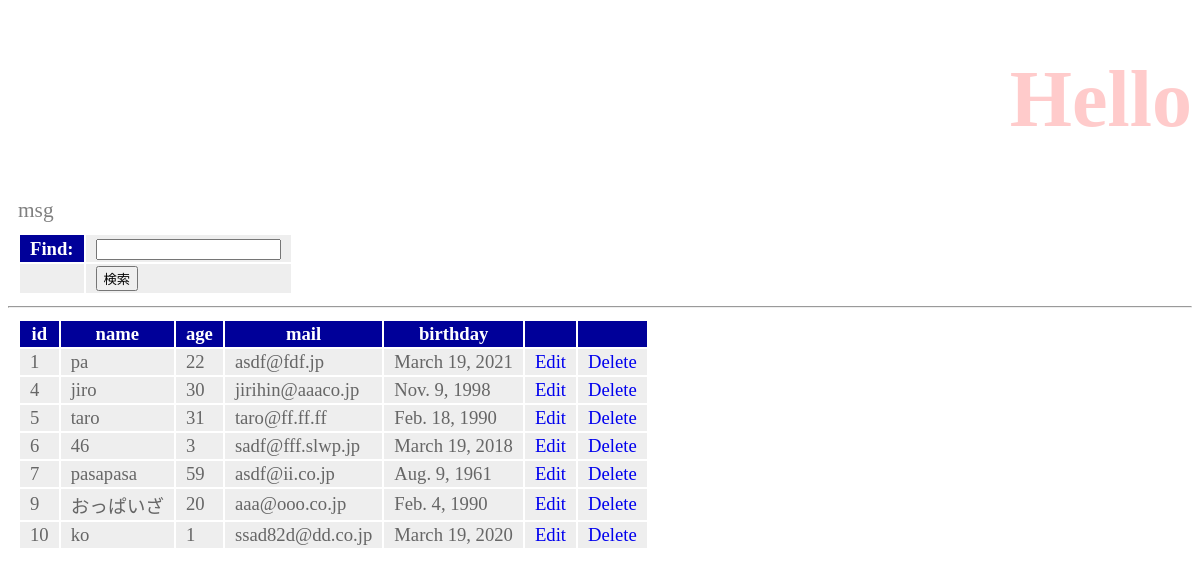
/training/find, run on an earlier commit of the app's database.
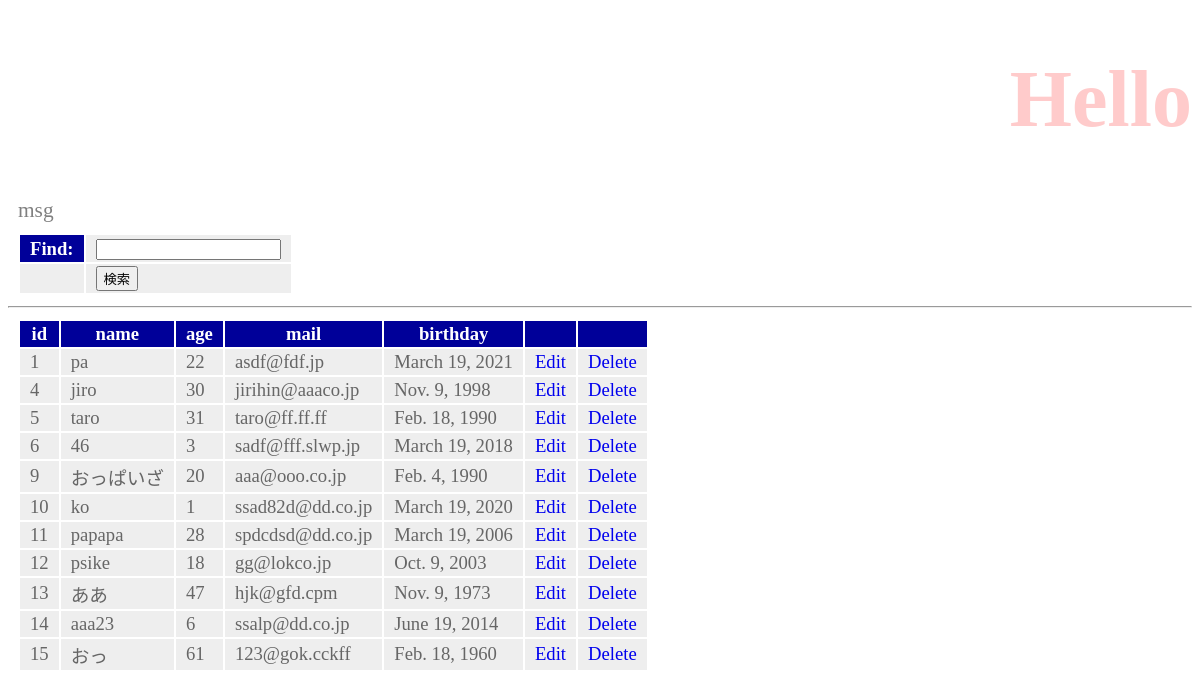
And on a later commit of the database.
### db_training/models.py (models this page shows, shortened)
class Friend(models.Model):
    name = models.CharField(max_length=10)
    mail = models.EmailField(max_length=100, validators=[
        RegexValidator(r'^[a-zA-Z0-9_.+-]+@([a-zA-Z0-9][a-zA-Z0-9-]*[a-zA-Z0-9]*\.)+[a-zA-Z]{2,}$')]) #バリデーションルールに正規表現を用いる
    gender = models.BooleanField()
    age = models.IntegerField(default=0, validators=[
        MinValueValidator(0),
        MaxValueValidator(150)]) #モデルで最初からバリデーションを設定
    birthday = models.DateField()

### db_training/views.py (the view)
# urls.py: path('find', views.find, name='find'),
def find(request):
    if(request.method == 'POST'):
        msg = request.POST['find']
        form = FindForm(request.POST)
        sql = 'SELECT * FROM db_training_friend'
        if (msg != ''):
            sql += ' WHERE ' + msg
        data = Friend.objects.raw(sql)
        msg = sql
    else:
        msg = 'なにさがしてるん'
        form = FindForm()
        data = Friend.objects.all()
    params = {
        'title': 'Hello',
        'message': 'msg',
        'data': data,
        'form': form
    }
    return render(request, 'db_training/find.html', params)

### db_training/forms.py
class FindForm(forms.Form):
    find = forms.CharField(label='Find', required=False)

### db_training/templates/db_training/find.html (shortened to what this page needs)
{% load static %}
<!doctype html>
<html lang="ja">
<head>
    <link rel="stylesheet" type="text/css" href="{% static 'css\style.css' %}"/>
</head>
<body>
    <h1>{{ title }}</h1>
    <p>{{ message|safe }}</p>
    <table>
        <form action="{% url 'find' %}" method="post">
            {{ form }}
            <tr><td></td><td><input type="submit" value="検索"></td></tr>
        </form>
    </table>
    <hr>
    <table>
        <tr>
            <th>id</th>
            <th>name</th>
            <th>age</th>
            <th>mail</th>
            <th>birthday</th>
            <th></th>
            <th></th>
        </tr>
    {% for item in data %}
        <tr>
            <td>{{ item.id }}</td>
            <td>{{ item.name }}</td>
            <td>{{ item.age }}</td>
            <td>{{ item.mail }}</td>
            <td>{{ item.birthday }}</td>
            <td><a href="{% url 'edit' item.id %}">Edit</a></td>
            <td><a href="{% url 'delete' item.id %}">Delete</a></td>
        </tr>
    {% endfor %}
    </table>
</body>
</html>

What changed in the data, as far as the page shows it:
removed Friend: id "7", name "pasapasa", age "59", mail "asdf@ii.co.jp", birthday "Aug. 9, 1961"
added Friend: id "11", name "papapa", age "28", mail "spdcdsd@dd.co.jp", birthday "March 19, 2006"
added Friend: id "12", name "psike", age "18", mail "gg@lokco.jp", birthday "Oct. 9, 2003"
added Friend: id "13", name "ああ", age "47", mail "hjk@gfd.cpm", birthday "Nov. 9, 1973"
added Friend: id "14", name "aaa23", age "6", mail "ssalp@dd.co.jp", birthday "June 19, 2014"
added Friend: id "15", name "おっ", age "61", mail "123@gok.cckff", birthday "Feb. 18, 1960"
